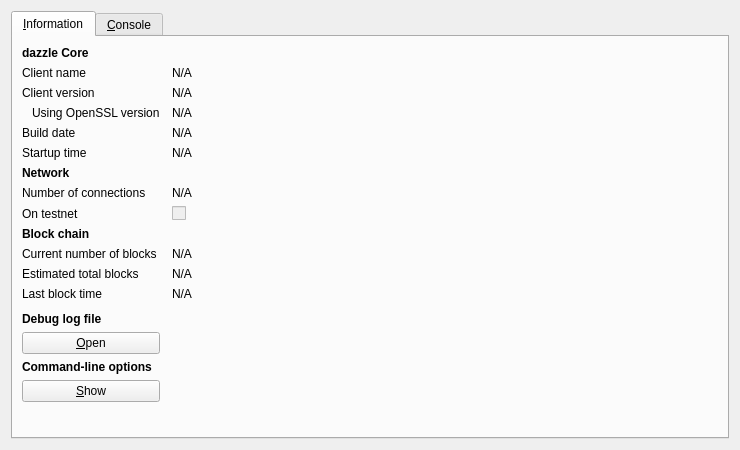
<?xml version="1.0" encoding="UTF-8"?>
<ui version="4.0">
 <class>RPCConsole</class>
 <widget class="QDialog" name="RPCConsole">
  <property name="geometry">
   <rect>
    <x>0</x>
    <y>0</y>
    <width>740</width>
    <height>450</height>
   </rect>
  </property>
  <property name="windowTitle">
   <string>dazzle - Debug window</string>
  </property>
  <layout class="QVBoxLayout" name="verticalLayout_2">
   <item>
    <widget class="QTabWidget" name="tabWidget">
     <property name="currentIndex">
      <number>0</number>
     </property>
     <widget class="QWidget" name="tab_info">
      <attribute name="title">
       <string>&amp;Information</string>
      </attribute>
      <layout class="QGridLayout" name="gridLayout" columnstretch="0,1">
       <property name="horizontalSpacing">
        <number>12</number>
       </property>
       <item row="0" column="0">
        <widget class="QLabel" name="label_9">
         <property name="font">
          <font>
           <weight>75</weight>
           <bold>true</bold>
          </font>
         </property>
         <property name="text">
          <string>dazzle Core</string>
         </property>
        </widget>
       </item>
       <item row="1" column="0">
        <widget class="QLabel" name="label_5">
         <property name="text">
          <string>Client name</string>
         </property>
        </widget>
       </item>
       <item row="1" column="1">
        <widget class="QLabel" name="clientName">
         <property name="cursor">
          <cursorShape>IBeamCursor</cursorShape>
         </property>
         <property name="text">
          <string>N/A</string>
         </property>
         <property name="textFormat">
          <enum>Qt::PlainText</enum>
         </property>
         <property name="textInteractionFlags">
          <set>Qt::LinksAccessibleByMouse|Qt::TextSelectableByKeyboard|Qt::TextSelectableByMouse</set>
         </property>
        </widget>
       </item>
       <item row="2" column="0">
        <widget class="QLabel" name="label_6">
         <property name="text">
          <string>Client version</string>
         </property>
        </widget>
       </item>
       <item row="2" column="1">
        <widget class="QLabel" name="clientVersion">
         <property name="cursor">
          <cursorShape>IBeamCursor</cursorShape>
         </property>
         <property name="text">
          <string>N/A</string>
         </property>
         <property name="textFormat">
          <enum>Qt::PlainText</enum>
         </property>
         <property name="textInteractionFlags">
          <set>Qt::LinksAccessibleByMouse|Qt::TextSelectableByKeyboard|Qt::TextSelectableByMouse</set>
         </property>
        </widget>
       </item>
       <item row="3" column="0">
        <widget class="QLabel" name="label_14">
         <property name="text">
          <string>Using OpenSSL version</string>
         </property>
         <property name="indent">
          <number>10</number>
         </property>
        </widget>
       </item>
       <item row="3" column="1">
        <widget class="QLabel" name="openSSLVersion">
         <property name="cursor">
          <cursorShape>IBeamCursor</cursorShape>
         </property>
         <property name="text">
          <string>N/A</string>
         </property>
         <property name="textFormat">
          <enum>Qt::PlainText</enum>
         </property>
         <property name="textInteractionFlags">
          <set>Qt::LinksAccessibleByMouse|Qt::TextSelectableByKeyboard|Qt::TextSelectableByMouse</set>
         </property>
        </widget>
       </item>
       <item row="4" column="0">
        <widget class="QLabel" name="label_12">
         <property name="text">
          <string>Build date</string>
         </property>
        </widget>
       </item>
       <item row="4" column="1">
        <widget class="QLabel" name="buildDate">
         <property name="cursor">
          <cursorShape>IBeamCursor</cursorShape>
         </property>
         <property name="text">
          <string>N/A</string>
         </property>
         <property name="textFormat">
          <enum>Qt::PlainText</enum>
         </property>
         <property name="textInteractionFlags">
          <set>Qt::LinksAccessibleByMouse|Qt::TextSelectableByKeyboard|Qt::TextSelectableByMouse</set>
         </property>
        </widget>
       </item>
       <item row="5" column="0">
        <widget class="QLabel" name="label_13">
         <property name="text">
          <string>Startup time</string>
         </property>
        </widget>
       </item>
       <item row="5" column="1">
        <widget class="QLabel" name="startupTime">
         <property name="cursor">
          <cursorShape>IBeamCursor</cursorShape>
         </property>
         <property name="text">
          <string>N/A</string>
         </property>
         <property name="textFormat">
          <enum>Qt::PlainText</enum>
         </property>
         <property name="textInteractionFlags">
          <set>Qt::LinksAccessibleByMouse|Qt::TextSelectableByKeyboard|Qt::TextSelectableByMouse</set>
         </property>
        </widget>
       </item>
       <item row="6" column="0">
        <widget class="QLabel" name="label_11">
         <property name="font">
          <font>
           <weight>75</weight>
           <bold>true</bold>
          </font>
         </property>
         <property name="text">
          <string>Network</string>
         </property>
        </widget>
       </item>
       <item row="7" column="0">
        <widget class="QLabel" name="label_7">
         <property name="text">
          <string>Number of connections</string>
         </property>
        </widget>
       </item>
       <item row="7" column="1">
        <widget class="QLabel" name="numberOfConnections">
         <property name="cursor">
          <cursorShape>IBeamCursor</cursorShape>
         </property>
         <property name="text">
          <string>N/A</string>
         </property>
         <property name="textFormat">
          <enum>Qt::PlainText</enum>
         </property>
         <property name="textInteractionFlags">
          <set>Qt::LinksAccessibleByMouse|Qt::TextSelectableByKeyboard|Qt::TextSelectableByMouse</set>
         </property>
        </widget>
       </item>
       <item row="8" column="0">
        <widget class="QLabel" name="label_8">
         <property name="text">
          <string>On testnet</string>
         </property>
        </widget>
       </item>
       <item row="8" column="1">
        <widget class="QCheckBox" name="isTestNet">
         <property name="enabled">
          <bool>false</bool>
         </property>
         <property name="text">
          <string/>
         </property>
        </widget>
       </item>
       <item row="9" column="0">
        <widget class="QLabel" name="label_10">
         <property name="font">
          <font>
           <weight>75</weight>
           <bold>true</bold>
          </font>
         </property>
         <property name="text">
          <string>Block chain</string>
         </property>
        </widget>
       </item>
       <item row="10" column="0">
        <widget class="QLabel" name="label_3">
         <property name="text">
          <string>Current number of blocks</string>
         </property>
        </widget>
       </item>
       <item row="10" column="1">
        <widget class="QLabel" name="numberOfBlocks">
         <property name="cursor">
          <cursorShape>IBeamCursor</cursorShape>
         </property>
         <property name="text">
          <string>N/A</string>
         </property>
         <property name="textFormat">
          <enum>Qt::PlainText</enum>
         </property>
         <property name="textInteractionFlags">
          <set>Qt::LinksAccessibleByMouse|Qt::TextSelectableByKeyboard|Qt::TextSelectableByMouse</set>
         </property>
        </widget>
       </item>
       <item row="11" column="0">
        <widget class="QLabel" name="label_4">
         <property name="text">
          <string>Estimated total blocks</string>
         </property>
        </widget>
       </item>
       <item row="11" column="1">
        <widget class="QLabel" name="totalBlocks">
         <property name="cursor">
          <cursorShape>IBeamCursor</cursorShape>
         </property>
         <property name="text">
          <string>N/A</string>
         </property>
         <property name="textFormat">
          <enum>Qt::PlainText</enum>
         </property>
         <property name="textInteractionFlags">
          <set>Qt::LinksAccessibleByMouse|Qt::TextSelectableByKeyboard|Qt::TextSelectableByMouse</set>
         </property>
        </widget>
       </item>
       <item row="12" column="0">
        <widget class="QLabel" name="label_2">
         <property name="text">
          <string>Last block time</string>
         </property>
        </widget>
       </item>
       <item row="12" column="1">
        <widget class="QLabel" name="lastBlockTime">
         <property name="cursor">
          <cursorShape>IBeamCursor</cursorShape>
         </property>
         <property name="text">
          <string>N/A</string>
         </property>
         <property name="textFormat">
          <enum>Qt::PlainText</enum>
         </property>
         <property name="textInteractionFlags">
          <set>Qt::LinksAccessibleByMouse|Qt::TextSelectableByKeyboard|Qt::TextSelectableByMouse</set>
         </property>
        </widget>
       </item>
       <item row="13" column="0">
        <spacer name="verticalSpacer_2">
         <property name="orientation">
          <enum>Qt::Vertical</enum>
         </property>
         <property name="sizeHint" stdset="0">
          <size>
           <width>20</width>
           <height>20</height>
          </size>
         </property>
        </spacer>
       </item>
       <item row="14" column="0">
        <widget class="QLabel" name="labelDebugLogfile">
         <property name="font">
          <font>
           <weight>75</weight>
           <bold>true</bold>
          </font>
         </property>
         <property name="text">
          <string>Debug log file</string>
         </property>
        </widget>
       </item>
       <item row="15" column="0">
        <widget class="QPushButton" name="openDebugLogfileButton">
         <property name="toolTip">
          <string>Open the dazzle debug log file from the current data directory. This can take a few seconds for large log files.</string>
         </property>
         <property name="text">
          <string>&amp;Open</string>
         </property>
         <property name="autoDefault">
          <bool>false</bool>
         </property>
        </widget>
       </item>
       <item row="16" column="0">
        <widget class="QLabel" name="labelCLOptions">
         <property name="font">
          <font>
           <weight>75</weight>
           <bold>true</bold>
          </font>
         </property>
         <property name="text">
          <string>Command-line options</string>
         </property>
        </widget>
       </item>
       <item row="17" column="0">
        <widget class="QPushButton" name="showCLOptionsButton">
         <property name="toolTip">
          <string>Show the dazzle-qt help message to get a list with possible xonecoin command-line options.</string>
         </property>
         <property name="text">
          <string>&amp;Show</string>
         </property>
         <property name="autoDefault">
          <bool>false</bool>
         </property>
        </widget>
       </item>
       <item row="18" column="0">
        <spacer name="verticalSpacer">
         <property name="orientation">
          <enum>Qt::Vertical</enum>
         </property>
         <property name="sizeHint" stdset="0">
          <size>
           <width>20</width>
           <height>40</height>
          </size>
         </property>
        </spacer>
       </item>
      </layout>
     </widget>
     <widget class="QWidget" name="tab_console">
      <attribute name="title">
       <string>&amp;Console</string>
      </attribute>
      <layout class="QVBoxLayout" name="verticalLayout_3">
       <property name="spacing">
        <number>3</number>
       </property>
       <item>
        <widget class="QTextEdit" name="messagesWidget">
         <property name="minimumSize">
          <size>
           <width>0</width>
           <height>100</height>
          </size>
         </property>
         <property name="readOnly">
          <bool>true</bool>
         </property>
         <property name="tabKeyNavigation" stdset="0">
          <bool>false</bool>
         </property>
         <property name="columnCount" stdset="0">
          <number>2</number>
         </property>
        </widget>
       </item>
       <item>
        <layout class="QHBoxLayout" name="horizontalLayout">
         <property name="spacing">
          <number>3</number>
         </property>
         <item>
          <widget class="QLabel" name="label">
           <property name="text">
            <string notr="true">&gt;</string>
           </property>
          </widget>
         </item>
         <item>
          <widget class="QLineEdit" name="lineEdit"/>
         </item>
         <item>
          <widget class="QPushButton" name="clearButton">
           <property name="maximumSize">
            <size>
             <width>24</width>
             <height>24</height>
            </size>
           </property>
           <property name="toolTip">
            <string>Clear console</string>
           </property>
           <property name="text">
            <string/>
           </property>
           <property name="icon">
            <iconset resource="../bitcoin.qrc">
             <normaloff>:/icons/remove</normaloff>:/icons/remove</iconset>
           </property>
           <property name="shortcut">
            <string notr="true">Ctrl+L</string>
           </property>
           <property name="autoDefault">
            <bool>false</bool>
           </property>
          </widget>
         </item>
        </layout>
       </item>
      </layout>
     </widget>
    </widget>
   </item>
  </layout>
 </widget>
 <resources>
  <include location="../bitcoin.qrc"/>
 </resources>
 <connections/>
</ui>
